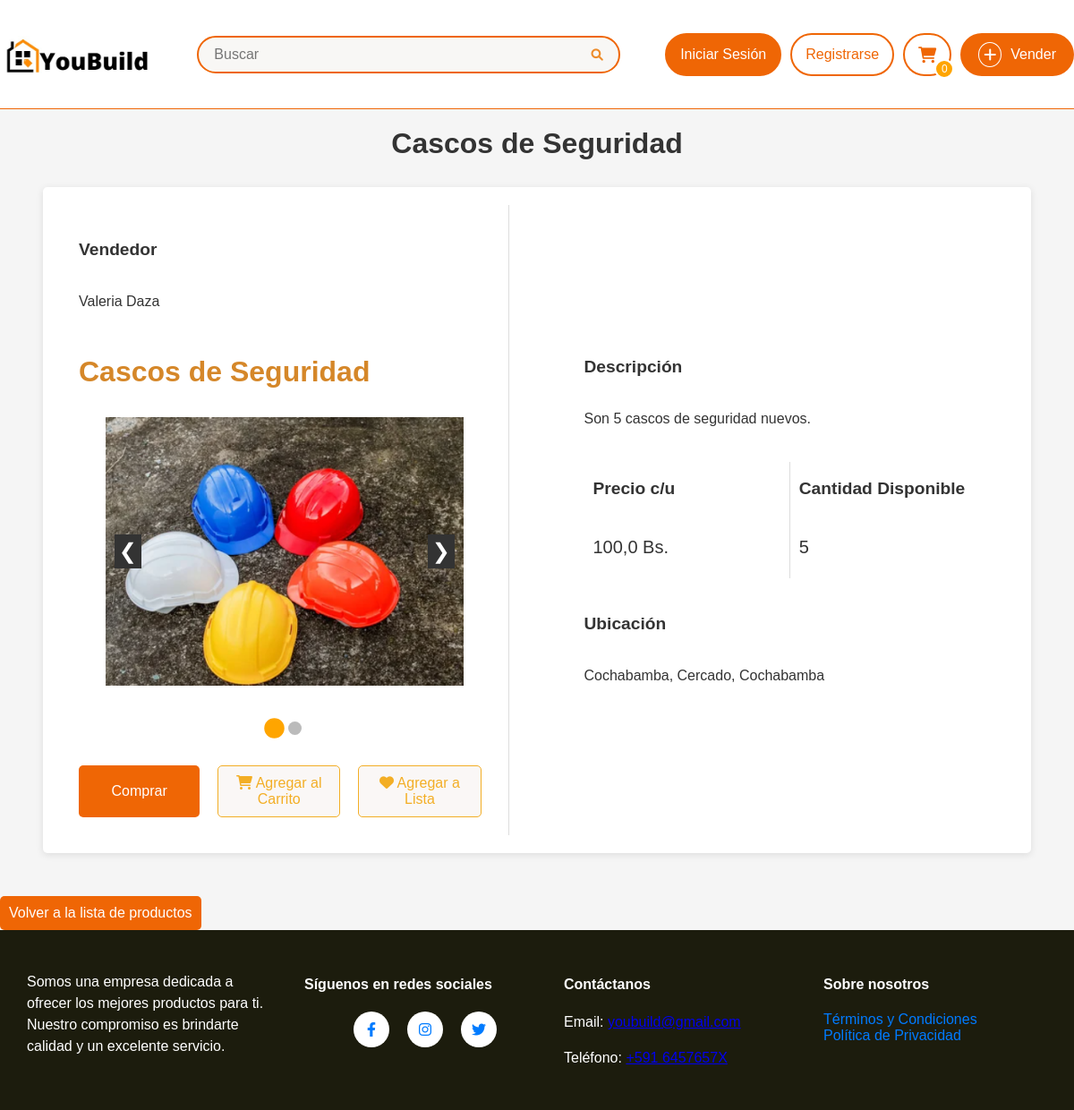
Screenshot of /producto/8/ with the database file from the repository.
### sistema/models.py (models this page shows, shortened)
class ProductoDb(models.Model):
    nombre = models.CharField(max_length=50, verbose_name="Nombre")
    detalle = models.TextField(max_length=200, verbose_name="Detalle")
    precio = models.FloatField(verbose_name="Precio", validators=[MinValueValidator(0.0), MaxValueValidator(99999.9)])
    categoria_fk = models.ForeignKey(CategoriaDb, on_delete=models.CASCADE, null=True, blank=True)
    subcategoria_fk = models.ForeignKey(SubcategoriaDB, on_delete=models.CASCADE, null=True, blank=True, verbose_name="Subcategoría")  # Nuevo campo
    usuario_fk = models.ForeignKey(UsuarioDB, on_delete=models.CASCADE, null=True, blank=True)
    municipio_fk = models.ForeignKey(MunicipioDB, on_delete=models.CASCADE, null=True, blank=True, verbose_name="Municipio")
    direccion_1 = models.CharField(max_length=255, verbose_name="Dirección 1", null=True, blank=True)
    visitas = models.PositiveIntegerField(default=0, verbose_name="Visitas")
    cantidad = models.IntegerField(default=1)
    class Meta:
        db_table = "productos"
        verbose_name = "Producto"
        verbose_name_plural = "Productos"

class UsuarioDB(models.Model):
    user = models.OneToOneField(User, on_delete=models.CASCADE)
    nombre_completo = models.CharField(max_length=50, verbose_name="Nombre completo", null=True)
    municipio_fk = models.ForeignKey('MunicipioDB', on_delete=models.CASCADE, null=True, blank=True)
    direccion_1 = models.CharField(max_length=255, verbose_name="Dirección", null=True)
    telefono = models.CharField(
        max_length=15, verbose_name="Número de celular",
        validators=[RegexValidator(regex=r'^\+?1?\d{9,15}$', message="El número debe estar en el formato: '+59199999999'. Hasta 15 dígitos.")]
    )
    imagen_perfil = models.ImageField(upload_to='perfil/', null=True, blank=True, default='perfil/perfil.png',verbose_name="Foto de perfil")
    qr_imagen = models.ImageField(upload_to='qr/', null=True, blank=True, verbose_name="Código QR")
    class Meta:
        verbose_name = "Perfil de Usuario"
        verbose_name_plural = "Perfiles de Usuarios"

class ImagenProductoDB(models.Model):
    producto_fk = models.ForeignKey(ProductoDb, on_delete=models.CASCADE, related_name="imagenes")
    imagen = models.ImageField(upload_to="productos", null=True)
    class Meta:
        verbose_name = "Imagen"
        verbose_name_plural = "Imágenes"

class MunicipioDB(models.Model):
    nombre = models.CharField(max_length=60, verbose_name="Nombre del municipio")
    provincia_fk = models.ForeignKey(ProvinciaDB, on_delete=models.CASCADE, null=True, blank=True)
    class Meta:
        verbose_name = "Municipio"
        verbose_name_plural = "Municipios"
    def __str__(self):
        return self.nombre

class ProvinciaDB(models.Model):
    nombre = models.CharField(max_length=60, verbose_name="Nombre de la provincia")
    departamento_fk = models.ForeignKey(DepartamentoDB, on_delete=models.CASCADE, null=True, blank=True)
    class Meta:
        verbose_name = "Provincia"
        verbose_name_plural = "Provincias"

class DepartamentoDB(models.Model):
    nombre = models.CharField(max_length=60, verbose_name="Nombre del departamento")
    class Meta:
        verbose_name = "Departamento"
        verbose_name_plural = "Departamentos"
    def __str__(self):
        return self.nombre

### sistema/views.py (the view)
# urls.py: path('producto/<int:id>/', producto_view, name='detalle_producto'),
def producto_view(request, id):
    producto = get_object_or_404(ProductoDb, id=id)
    producto.visitas += 1
    producto.save()
    template = 'layoutReg.html' if request.user.is_authenticated else 'layout.html'
    return render(request, "detalle_producto.html", {
        "producto": producto,
        "template": template,
    })

### sistema/context_processors.py (called while the page is built)
def cart_count(request):
    if request.user.is_authenticated:  # Only fetch the cart count for logged-in users
        try:
            usuario = request.user.usuariodb
            cart_count = CarritoProductoDB.objects.filter(carrito_fk__usuario_fk=usuario).aggregate(
                total_quantity=Sum('cantidad')
            )['total_quantity'] or 0
        except UsuarioDB.DoesNotExist:
            cart_count = 0
    else:
        cart_count = 0
    return {'cart_count': cart_count}

def user_profile(request):
    if request.user.is_authenticated:
        return {"usuario": request.user.usuariodb}
    return {}

### sistema/templates/detalle_producto.html (shortened to what this page needs)
<!DOCTYPE html>
{% extends template %}
{% load static %}
{% block extra_styles %}
<link rel="stylesheet" href="{% static 'detalleProd.css' %}" />
<link rel="stylesheet" href="https://cdnjs.cloudflare.com/ajax/libs/font-awesome/6.0.0-beta3/css/all.min.css" />
{% endblock %}
{% block content %}
<div class="titulo">
    <h1> {{ producto.nombre }} </h1>
</div>
<div class="flex-container">
    <div class="column column-left flex-column">
        <h3>Vendedor</h3>
        <p>{{ producto.usuario_fk.nombre_completo }} </p>
        <h3 class="product-name">{{ producto.nombre }}</h3>
        <div class="carousel-productos-container">
            <button class="carousel-productos-button prev" onclick="changeSlide(-1)">&#10094;</button>
            <div class="carousel-productos">
                {% for imagen in producto.imagenes.all %}
                <div class="carousel-productos-item">
                    <img src="{{ imagen.imagen.url }}" alt="Imagen del producto" class="producto-imagen">
                </div>
                {% endfor %}
            </div>
            <button class="carousel-productos-button next" onclick="changeSlide(1)">&#10095;</button>
        </div>
        <div class="carousel-productos-dots">
            {% for imagen in producto.imagenes.all %}
            <span class="dot" onclick="currentSlide({{ forloop.counter0 }})"></span>
            {% endfor %}
        </div>
        <div class="botones button-row">
            <button class="btn" id="btn-comprar" onclick="comprar({{ producto.id }})">Comprar</button>
            <button class="btn add-to-view" id="btn-agregar-carrito" onclick="agregarAlCarrito({{ producto.id }})">
                <i class="fas fa-shopping-cart"></i> Agregar al Carrito
            </button>
            <button class="btn add-to-view" onclick="agregarAFavoritos({{ producto.id }})">
                <i class="fas fa-heart"></i> Agregar a Lista
            </button>
        </div>
    </div>
    <div class="column column-right flex-column">
        <h3>Descripción</h3>
        <p>{{ producto.detalle }}</p>
        <div class="sub-container">
            <div class="subcolumn1 flex-column column-left">
                <h3>Precio c/u</h3>
                <p class="aux">{{ producto.precio }} Bs.</p>
            </div>
            <div class="subcolumn2 flex-column column-right">
                <h3>Cantidad Disponible</h3>
                <p class="aux">{{ producto.cantidad }}</p>
            </div>
        </div>
        <h3>Ubicación</h3>
        <p>
            {{ producto.usuario_fk.municipio_fk.provincia_fk.departamento_fk }},
            {{ producto.usuario_fk.municipio_fk.provincia_fk.nombre }},
            {{ producto.usuario_fk.municipio_fk }}
        </p>
    </div>
</div>
<button class="btn volver-a-lista" style="max-width: fit-content;" onclick="volverALista()">Volver a la lista de
    productos</button>
{% endblock %}

### sistema/static/style.css (style rules this page uses)
:root { --primary-color: #ED8C2B; --secondary-color: #E5E8EB; --accent-color: #F2690D; --text-color: #1C1C0D; --link-color: #9E9647; --background-color: #FFFFFB; }
body { font-family: Arial, sans-serif; margin: 0; padding: 0; display: grid; grid-template-rows: auto 1fr auto; min-height: 100vh; background-color: var(--background-color); }
.dot { width: 5px; height: 5px; border-radius: 50%; background-color: black; margin: 0 5px; transition: transform 0.3s ease; }
.dot.active { transform: scale(1.5); }
.flex-container { display: flex; text-align: left; background-color: white; margin: 3em; padding: 4em; gap: 4em; margin-top: 30px; border-radius: 5px; box-shadow: 0 2px 8px rgba(0, 0, 0, 0.1); }
.flex-column { display: flex; flex-direction: column; justify-content: center; }
.sub-container { display: flex; text-align: left; width: 100%; }
.subcolumn1 { flex: 3; }
.subcolumn2 { flex: 4; }
.column { flex: 1; }
.producto-imagen { max-width: 20rem; }
.aux { font-size: 3em; color: #d58729; }
.product-name { font-size: 2em; color: #d58729; }
.carousel-productos-container { position: relative; max-width: 100%; margin: auto; overflow: hidden; }
.carousel-productos { display: flex; transition: transform 0.5s ease-in-out; }
.carousel-productos-item { min-width: 100%; box-sizing: border-box; display: none; justify-content: center; align-items: center; }
.carousel-productos-item.active { display: flex; }
.producto-imagen { max-width: 100%; max-height: 500px; object-fit: contain; }
.carousel-productos-button { position: absolute; top: 50%; transform: translateY(-50%); background-color: rgba(0, 0, 0, 0.5); color: white; border: none; padding: 10px; cursor: pointer; }
.carousel-productos-button.prev { left: 10px; }
.carousel-productos-button.next { right: 10px; }
.carousel-productos-dots { text-align: center; padding: 10px; }
.carousel-productos-dots .dot { height: 15px; width: 15px; margin: 0 2px; background-color: #bbb; border-radius: 50%; display: inline-block; transition: background-color 0.6s ease; }
.carousel-productos-dots .dot.active { background-color: orange; }

### rows the page displays
ProductoDb: nombre "Cascos de Seguridad", usuario_fk.nombre_completo "Valeria Daza", detalle "Son 5 cascos de seguridad nuevos.", precio "100,0", cantidad "5", usuario_fk.municipio_fk.provincia_fk.departamento_fk "Cochabamba", usuario_fk.municipio_fk.provincia_fk.nombre "Cercado", usuario_fk.municipio_fk "Cochabamba"
ImagenProductoDB: imagen (picture)

### other values shown
{{ cart_count }} "0"
